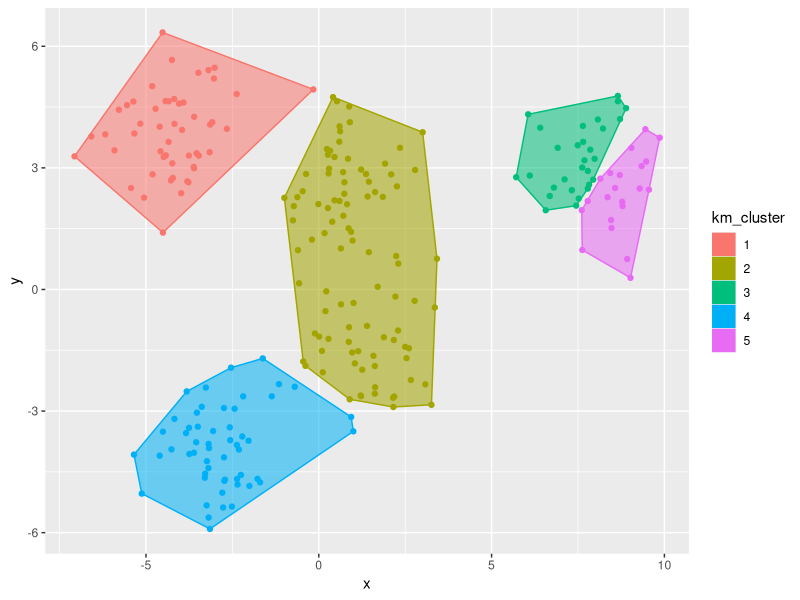

The R script that drew this image:
library(data.table)
library(ggplot2)

# Simulate data:
set.seed(1)
n_cluster = 50
centroids = cbind.data.frame(
  x=rnorm(5, mean = 0, sd=5),
  y=rnorm(5, mean = 0, sd=5)
)
dt = rbindlist(
  lapply(
    1:nrow(centroids),
    function(i) {
      cluster_dt = data.table(
        x = rnorm(n_cluster, mean = centroids$x[i]),
        y = rnorm(n_cluster, mean = centroids$y[i]),
        cluster = i
      )
    }
  )
)
dt[,cluster:=as.factor(cluster)]

# Find convex hull of each point:
hulls = dt[,.SD[chull(x,y)],by=.(cluster)]

# Plot:
p = ggplot(data = dt, aes(x=x, y=y, colour=cluster)) +
  geom_point() +
  geom_polygon(data = hulls,aes(fill=cluster,alpha = 0.5)) +
  guides(alpha=F)

# Estimate clusters (e.g. kmeans):
dt[,km_cluster := as.factor(kmeans(.SD,5)$cluster),.SDcols=c("x","y")]

# Find convex hull of each point:
hulls = dt[,.SD[chull(x,y)],by=.(km_cluster)]

# Plot:
p = ggplot(data = dt, aes(x=x, y=y, colour=km_cluster)) +
  geom_point() +
  geom_polygon(data = hulls,aes(fill=km_cluster,alpha = 0.5)) +
  guides(alpha=F)




